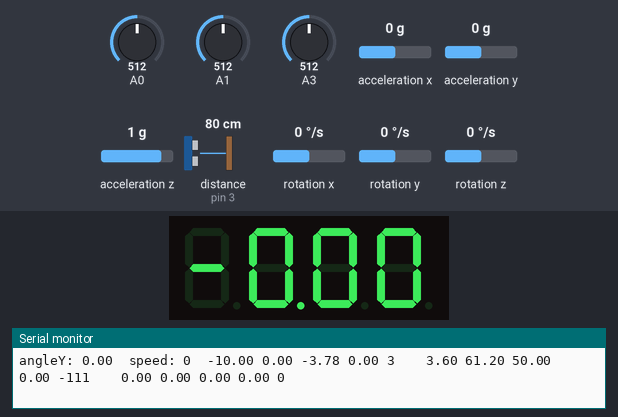
Bench run of a sketch on a simulated Arduino Uno, built with avr-gcc and run on an emulated ATmega328P. Parts: 4-digit seven-segment display, the last lines printed to the serial monitor. The test bench sets the inputs (shaded band); at power-on: acceleration x 0 g, A3 = 512, acceleration y 0 g, acceleration z 1 g, A0 = 512, A1 = 512, distance to the obstacle (sensor on pin 3) 80 cm, rotation x 0 °/s, rotation y 0 °/s, rotation z 0 °/s. WiFi joins after 1.5 s; servers stay silent unless stated.

Above: at 3.8 s.
3.9 s: acceleration x set to -0.2 g
At 5.1 s:
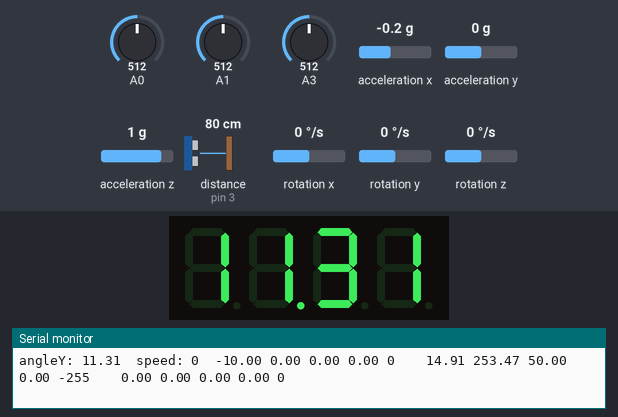
5.4 s: A3 set to 986
At 6.2 s:
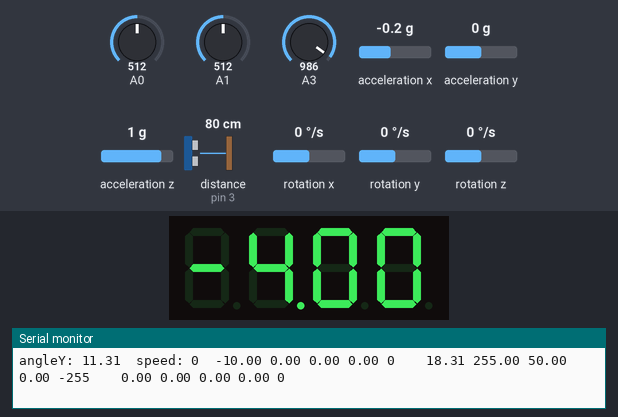
8.4 s: acceleration y set to 0.8 g
At 9.6 s:
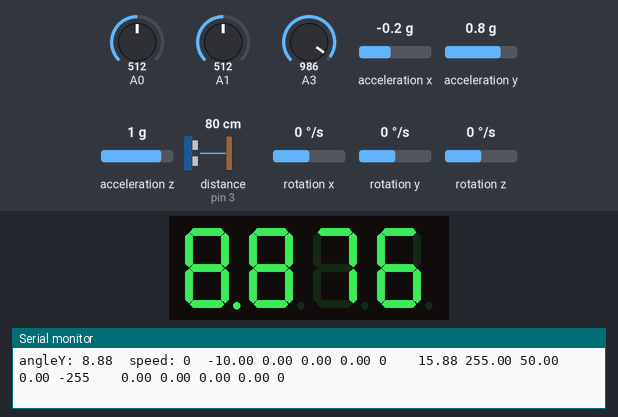
9.9 s: A3 set to 30
At 10.5 s:
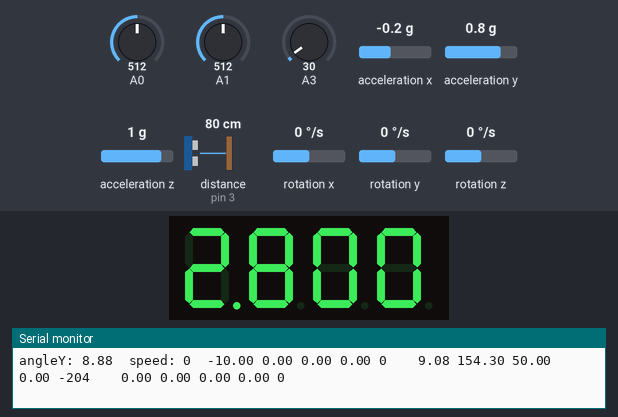
12.9 s: acceleration x set to -1.4 g
At 13.7 s:
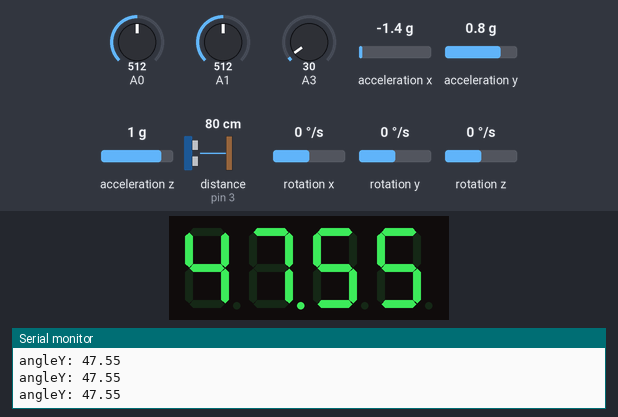
14.4 s: acceleration z set to -1.4 g
At 14.9 s:
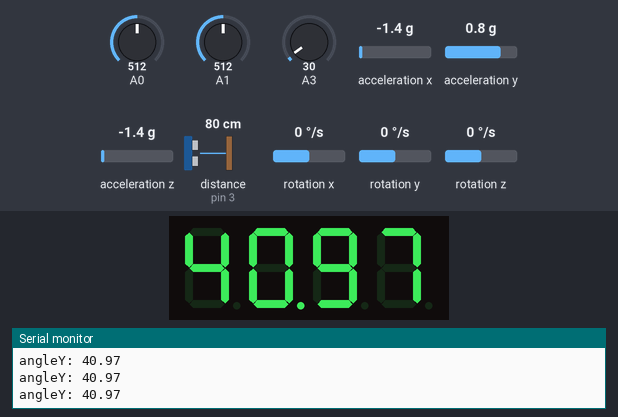
Timing chart, 0 to 16.9 s (numbered marks = the images above; inputs shaded):
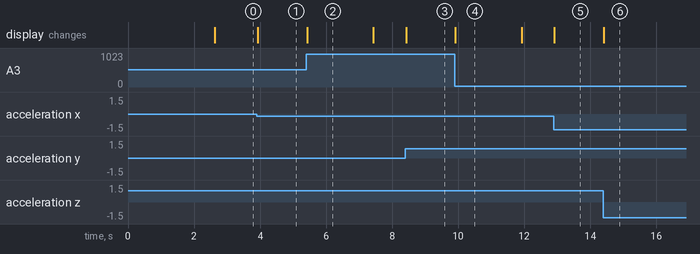

Measured:
- the behaviour switches between 0 and -0.1 g on acceleration x (found by bisection; images 0 and 1)
- after the input at 3.9 s, the display: changes at once (image 1)
- after the input at 5.4 s, the display: changes at once (image 2)
- after the input at 8.4 s, the display: changes at once (image 3)
- after the input at 9.9 s, the display: changes at once (image 4)
- after the input at 12.9 s, the display: changes at once (image 5)
- after the input at 14.4 s, the display: changes at once (image 6)

The sketch:

project_gyroboy7_5.ino
```cpp
#include <Arduino.h>
#include <Wire.h>
#include <SoftwareSerial.h>
#include <MeOrion.h>
#include <math.h>
#include "GyverTimer.h"
#include <BlynkSimpleSerialBLE.h>
//#include <TroykaIMU.h>

#define BLYNK_USE_DIRECT_CONNECT
#define BALANCING_LIMITS 40 // Границы баланса
#define BLACK_LEFT_LINE_S 480 // Сырые значения с датчика линии
#define WHITE_LEFT_LINE_S 45
#define BLACK_RIGHT_LINE_S 480
#define WHITE_RIGHT_LINE_S 45
#define MAX_VAL_POT 976
#define N_MEASURE_SPEED 15
#define N_MEASURE_ULTRASONIC 15
//#define K 0.98 // Коэффициент комплементарного фильтра

#define BLYNK_AUTH "0smfD4CC7z2KMFQyonHKAnzWH5nbtoAT"

//Accelerometer accel; Gyroscope gyro;
MeGyro gyroAccel;
MeUltrasonicSensor ultrasonic(3);
MePotentiometer potentiometer(8);
MePort lineSensors(PORT_7);
Me7SegmentDisplay seg7(4);
MeEncoderMotor lMotor(0x09, 1), rMotor(0x09, 2);

GTimer_ms myTimer1(10), myTimer2(10);
SoftwareSerial BluetoothSerial(0, 1); // RX, TX

#define BLYNK_PRINT BluetoothSerial

//float accelY, accelZ, accAngle, gyroX, gyroAngle;
float cfAngle, cfAngle_old, angleY;
float potS, oldValPotS;
bool showBalanceSetPoint = false;

float sKp = 0, sKi = 0.0001, sKd = 0;
float bKp = 17, bKi = 0.15, bKd = 400; // float bKp = 17, bKi = 0.09, bKd = 600;

unsigned long currTime, prevTime = 0, dt, showSetPointTime;
float balanceSetPoint = -1.0;
int targetSpeed = 10;
int u_left, u_right;
float u_speed = 0, u_balance = 0, u_lineFollower = 0;
int speeds[N_MEASURE_SPEED] = {};
int currentSpeed = 0;
int distance[N_MEASURE_ULTRASONIC] = {};
int currentUltasonicDist = 0;

// PID Variables
float I[3] = {0, 0, 0}, error_old[3] = {0, 0, 0}, maxI[3] = {50, 50, 50};

void PID_reset(short i) {
  I[i] = 0;
  error_old[i] = 0;
}

int PID_Control(short i, float error, float Kp, float Ki, float Kd, bool needInvert) {
  float P = error * Kp;
  P = constrain(P, -255, 255);
  I[i] += error * dt * Ki;
  I[i] = constrain(I[i], -maxI[i], maxI[i]);
  float D = ((error - error_old[i]) / dt) * Kd;
  int u = (P + I[i] + D) * (needInvert ? -1 : 1);
  u = constrain(u, -255, 255);
  error_old[i] = error;
  Serial.print(error); Serial.print(" "); Serial.print(P); Serial.print(" "); Serial.print(I[i]); Serial.print(" "); Serial.print(D); Serial.print(" "); Serial.print(u); Serial.print("\t\t");
  return u;
}

void setup() {
  Serial.begin(115200);
  BluetoothSerial.begin(115200);
  BluetoothSerial.println("Waiting for connections...");
  Blynk.begin(Serial, BLYNK_AUTH);
  /*
  // Amperka Troyka модули
  //accel.begin(); // Инициализация акселерометра
  //accel.setRange(RANGE_2G); // Устанавливаем чувствительность акселерометра, 2g — по умолчанию, 4g, 8g
  //gyro.begin(); // Инициализация гиро
  //gyro.setRange(RANGE_250DPS); // Устанавливаем чувствительность гироскопа, 250dps — по умолчанию, 500dps, 2000dps
  */
  gyroAccel.begin();
  Serial.println();
  Serial.println("Initialization completed");
  buzzerOff();
  lMotor.begin(); rMotor.begin();
  lMotor.runSpeed(0); rMotor.runSpeed(0);
}

void loop()
{
  Blynk.run();
  if (myTimer1.isReady())
  {
    currTime = millis();
    dt = currTime - prevTime;
    prevTime = currTime;
    /*
    // Amperka Troyka модули
    accelY = accel.readAY(); // величины ускорения в м/с² по оси Y
    accelZ = accel.readAZ(); // величины ускорения в м/с² по оси Z
    accAngle = atan2(accelY, accelZ) * RAD_TO_DEG;
    gyroX = gyro.readDegPerSecX();
    gyroAngle = (float)gyroX * dt / 1000;
    cfAngle = K * (cfAngle_old + gyroAngle) + (1 - K) * accAngle; // Комплементарный фильтр от двух датчиков
    cfAngle_old = cfAngle;
    Serial.print("cfAng: "); Serial.print(cfAngle); Serial.print("\t");
    */
    gyroAccel.update();
    angleY = gyroAccel.getAngleY();
    Serial.print("angleY: "); Serial.print(angleY); Serial.print("  ");
    potS = potentiometer.read();
    potS = map(potS, 0, MAX_VAL_POT, 30, -40) / 10.0;
    if (potS != oldValPotS) {
      PID_reset(0); PID_reset(1);
      balanceSetPoint = potS; // Устанавливаем позицию баланса по потенцометру
      showBalanceSetPoint = true;
      showSetPointTime = 0; // Сбросить таймер вывода нового balanceSetPoint
      oldValPotS = potS;
    }
    if (showBalanceSetPoint && showSetPointTime <= 2000) { // Вывод на дисплей
      showSetPointTime += dt;
      seg7.display(balanceSetPoint);
    } else {
      seg7.display(angleY);
      if (showBalanceSetPoint == true) showBalanceSetPoint == false;
    }
    if (abs(angleY) < BALANCING_LIMITS) {
      if (currTime >= 10) {
        // Speed
        for (int i = 0; i < N_MEASURE_SPEED - 1; i++) speeds[i] = speeds[i + 1];
        currentSpeed = (lMotor.getCurrentSpeed() + -rMotor.getCurrentSpeed()) / 2;
        speeds[N_MEASURE_SPEED - 1] = currentSpeed;
        currentSpeed = 0;
        for (int i = 0; i < N_MEASURE_SPEED; i++) currentSpeed += speeds[i];
        currentSpeed = currentSpeed / N_MEASURE_SPEED;
        //Serial.print("currentSpeedL: "); Serial.print(lMotor.getCurrentSpeed()); Serial.print("\t"); Serial.print("currentSpeedR: "); Serial.print(-rMotor.getCurrentSpeed()); Serial.print("\t");
        Serial.print("speed: "); Serial.print(currentSpeed); Serial.print("  ");

        // Ultrasonic distance
        for (int i = 0; i < N_MEASURE_ULTRASONIC - 1; i++) distance[i] = distance[i + 1];
        currentUltasonicDist = ultrasonic.distanceCm();
        distance[N_MEASURE_ULTRASONIC - 1] = currentUltasonicDist;
        currentUltasonicDist = 0;
        for (int i = 0; i < N_MEASURE_ULTRASONIC; i++) currentUltasonicDist += distance[i];
        currentUltasonicDist = currentUltasonicDist / N_MEASURE_ULTRASONIC;
        //Serial.print("ultra: "); Serial.print(currentUltasonicDist); Serial.print("\t");

        // Speed PID
        float errorSpeed = currentSpeed - targetSpeed;
        if (abs(angleY) > 4) { PID_reset(0); PID_Control(0, errorSpeed, 0, 0, 0, true); }
        else u_speed = PID_Control(0, errorSpeed, sKp, sKi, sKd, true);
        u_speed = constrain(u_speed, -255, 255);

        // Balance PID
        float targetAngle = balanceSetPoint - u_speed;
        float errorAngle = angleY - targetAngle;
        u_balance = PID_Control(1, errorAngle, bKp, bKi, bKd, true); // PID_Control(1, errorAngle, 13, 0.09, 550, true) // int u = PID_Control(error, 25, 0.25, 500); // int u_balance = PID_Control(1, errorAngle, 30, 0.3, 600, false);
        u_balance = constrain(u_balance, -255, 255);

        // Line Sensors
        int leftLineS = lineSensors.aRead1(); //Serial.print("l: "); Serial.print(leftLineS); Serial.print("\t"); // Для вывода сырых значений левого
        int rightLineS = lineSensors.aRead2(); //Serial.print("r: "); Serial.print(rightLineS); Serial.print("\t"); // Для вывода сырых значений правого
        leftLineS = map(leftLineS, BLACK_LEFT_LINE_S, WHITE_LEFT_LINE_S, 0, 255);
        leftLineS = constrain(leftLineS, 0, 255); //Serial.print("leftLineS: "); Serial.print(leftLineS); Serial.print("\t");
        rightLineS = map(rightLineS, BLACK_RIGHT_LINE_S, WHITE_RIGHT_LINE_S, 0, 255);
        rightLineS = constrain(rightLineS, 0, 255); //Serial.print("rightLineS: "); Serial.print(rightLineS); Serial.print("\t");

        // LineFollower PID
        float errorLineFollower = leftLineS - rightLineS;
        u_lineFollower = PID_Control(2, errorLineFollower, 0.05, 0, 0, false);
        u_lineFollower = constrain(u_lineFollower, -25, 25);
        u_lineFollower = 0; // ВРЕМЕННАЯ ЗАГЛУШКА
      }
      if (myTimer2.isReady()) { // Меньше 10 мсек - НЕЛЬЗЯ!
        if (currentSpeed > 5 && angleY < -1.5) { // Вперёд
          u_left = u_balance + u_lineFollower;
          u_right = -u_balance - u_lineFollower;
        } else { // Назад
          u_left =  u_balance;// + u_lineFollower * 0.2;
          u_right = -u_balance;// + u_lineFollower * 0.2;
        }
        u_left = constrain(u_left, -255, 255); u_right = constrain(u_right, -255, 255);
        lMotor.runSpeed(u_left); rMotor.runSpeed(u_right);
      }
    } else {
      PID_reset(0); PID_reset(1); PID_reset(2);
      lMotor.runSpeed(0); rMotor.runSpeed(0);
    }
    Serial.println();
  }
}

BLYNK_WRITE(V0) {
  PID_reset(0);
  bKp = param.asFloat();
}

BLYNK_WRITE(V1) {
  PID_reset(0); PID_reset(1);
  bKi = param.asFloat();
}

BLYNK_WRITE(V2) {
  PID_reset(0); PID_reset(1);
  bKd = param.asFloat();
}

BLYNK_WRITE(V3) {
  PID_reset(0); PID_reset(1);
  sKp = param.asFloat();
}

BLYNK_WRITE(V4) {
  PID_reset(0); PID_reset(1);
  sKi = param.asFloat();
}

BLYNK_WRITE(V5) {
  PID_reset(0); PID_reset(1);
  sKd = param.asFloat();
}

BLYNK_WRITE(V6) {
  PID_reset(0); PID_reset(1);
  balanceSetPoint = param.asFloat();
}

BLYNK_WRITE(V7) {
  PID_reset(0); PID_reset(1);
  targetSpeed = param.asFloat();
}

BLYNK_CONNECTED() {
  Blynk.virtualWrite(V0, bKp);
  Blynk.virtualWrite(V1, bKi);
  Blynk.virtualWrite(V2, bKd);
  Blynk.virtualWrite(V3, sKp);
  Blynk.virtualWrite(V4, sKi);
  Blynk.virtualWrite(V5, sKd);
  Blynk.virtualWrite(V6, balanceSetPoint);
  Blynk.virtualWrite(V7, targetSpeed);
}

BLYNK_READ(V0)
{
  Blynk.virtualWrite(V0, bKp);
}

BLYNK_READ(V1)
{
  Blynk.virtualWrite(V1, bKi);
}

BLYNK_READ(V2)
{
  Blynk.virtualWrite(V2, bKd);
}

BLYNK_READ(V3)
{
  Blynk.virtualWrite(V3, sKp);
}

BLYNK_READ(V4)
{
  Blynk.virtualWrite(V4, sKi);
}

BLYNK_READ(V5)
{
  Blynk.virtualWrite(V5, sKd);
}

BLYNK_READ(V6)
{
  Blynk.virtualWrite(V6, balanceSetPoint);
}

BLYNK_READ(V7)
{
  Blynk.virtualWrite(V7, targetSpeed);
}
```
